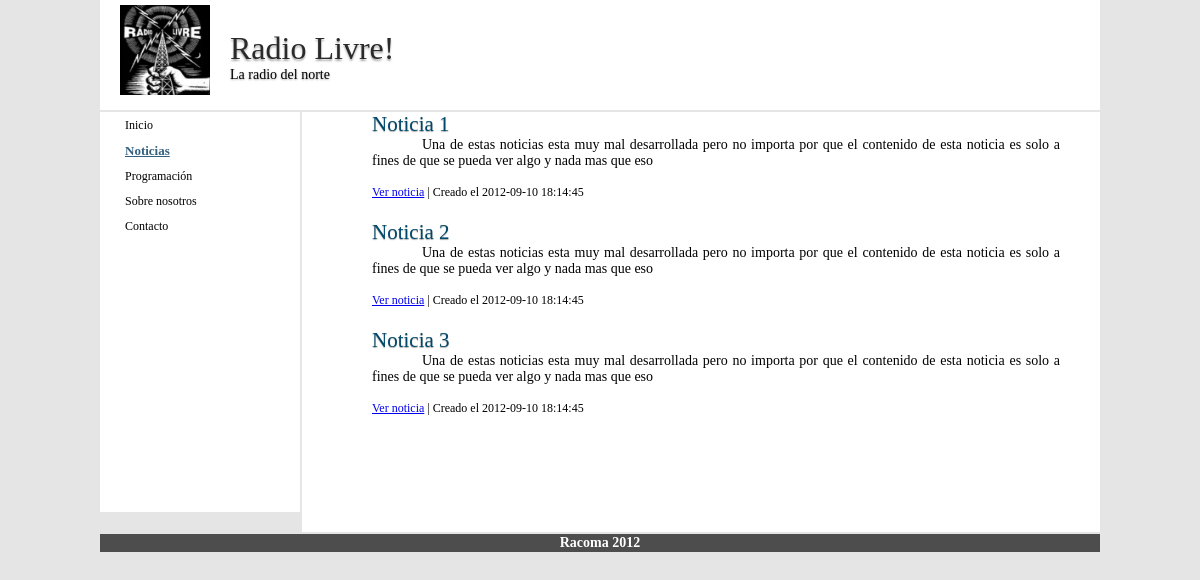
/index.php/news, run on the app's committed database.
### application/controllers/news.php (called while the page is built, shortened)
<?php
class News extends CI_Controller {
    public function __construct()
    {
        $this->load->model('news_model');
        $this->load->helper('url');
        $this->menu = menu_ul('news');
    }
    public function index()
    {
        $this->load->helper('text');
        $this->load->library('pagination');
        $config['base_url'] = site_url().'/news/';
        $config['total_rows'] = $this->news_model->count_news();
        $config['per_page'] = 4;
        $config['uri_segment'] = 2;
        $config['full_tag_open'] = "<span class='pagination'>";
        $config['full_tag_close'] = '</span>';
        $this->pagination->initialize($config);
        $data['title'] = 'Archivo de noticias';
        $data['links'] = $this->pagination->create_links();
        $data['menu'] = menu_ul('news');
        $page = ($this->uri->segment(2)) ? $this->uri->segment(2) : 0;
        $data['news'] = $this->news_model->get_news_limited($config['per_page'],$page);
        $this->load->view('templates/header', $data);
        $this->load->view('news/index', $data);
        $this->load->view('templates/footer');
    }
}

### index.php (called while the page is built, shortened)
<?php
require_once BASEPATH.'core/CodeIgniter.php';

### application/models/news_model.php (called while the page is built, shortened)
<?php
class News_model extends CI_Model {
    public function get_news_limited($limit, $start)
    {
          $this->db->limit($limit, $start);
          $query = $this->db->get('news');
          if ($query->num_rows() > 0) return $query->result_array();
          return false;
    }
}

### application/views/news/index.php (the view)
<?php foreach ($news as $news_item): ?>
    <div class="new">
        <h2 ><?php echo anchor("news/$news_item[id]",$news_item['title'], 'class = page-title') ?></h2>
        <div class="new-text">
            <?php echo word_limiter($news_item['content'], 80) ?>
        </div>
        <br />
        <span>
            <?php echo anchor("news/view/$news_item[id]",'Ver noticia')?>
            | Creado el
            <?php echo $news_item['creation_date'] ?>
        </span>
    </div>
<?php endforeach;
echo $links?>

### application/helpers/navigation_helper.php (shortened to what this page needs)
<?php  if ( ! defined('BASEPATH')) exit('No direct script access allowed');
if ( ! function_exists('menu_ul'))
{
    function menu_ul($sel = 'home')
   {
        $CI =& get_instance();
        $items = $CI->config->item('navigation');
        $menu = '<ul class="main_nav">'."\n";
        foreach($items as $item)
        {
            $current = (in_array($sel, $item)) ? ' class="current"' : '';
            $id = (!empty($item['id'])) ? ' id="'.$item['id'].'"' : '';
            $menu .= '<li'.$current.'>'.anchor($item['link'],$item['title'],$id).'</li>'."\n";
        }
        $menu .= '</ul>'."\n";
        return $menu;
    }
}

### application/views/templates/header.php (shortened to what this page needs)
<!DOCTYPE html PUBLIC "-//W3C//DTD XHTML 1.0 Strict//EN" "http://www.w3.org/TR/xhtml1/DTD/xhtml1-strict.dtd">
<html xmlns="http://www.w3.org/1999/xhtml" xml:lang="en" lang="en">
<head>
    <link rel="stylesheet" href="www/css/estilo_nel.css" type="text/css" media="screen" />
</head>
<body>
<div align="center"><div class="body">
    <div class="header">
        <img src="<?php echo 'www/img/trial-logo.jpeg'?>" class="title_logo" width="90px" height="90px">
        <h1><?php echo 'Radio Livre!'?></h1>
        <h4><?php echo 'La radio del norte'?></h4>
    </div>
    <div class="left_area">
        <?php echo $menu ?>
    </div>
    <div class="main_area">

### application/views/templates/footer.php
    </div>
    <div class="footer">
        <p> <strong>Racoma 2012</strong>
        </p>
    </div>
</div></div>
</body>
</html>

### www/css/estilo_nel.css (style rules this page uses)
body { background-color: #E5E5E5; font-family: Verdana; }
h1, h2, h3 { font-weight: 200; text-shadow: 0 1px 1px #AAA; }
h2, h3, h4 { text-align: left; font-weight: 200; text-shadow: 0 1px 1px #AAA; }
* { margin: 0; padding: 0; }
.body { width: 1000px; }
.header { background-color:#FFF; height: 110px; margin-bottom: 2px; }
.header img { float: left; padding-left: 20px; padding-top: 5px; }
.header h1 { padding: 0px; margin: 0px; padding-top: 30px; margin-left: 130px; text-align: left; color: #2A2A2A; text-shadow: 0 2px 2px #AAA; }
.header h4 { font-size: 14px; margin: 0px; padding: 0px; font-weight: 100; margin-left: 130px; text-align: left; text-shadow: 0 1px 2px #AAA; }
.left_area { width: 200px; background-color: #FFF; display:block; float:left; margin-top: 0px; margin-bottom: 2px; margin-right: 2px; min-height: 400px; }
.left_area ul { list-style-type: none; margin:0; padding:0; }
.left_area li { margin:2px; padding:0; }
.left_area li a { color: #000; font-family: Verdana; font-size:12px; text-decoration:none; text-align:left; display:block; width: 150px; padding:4px 0; -webkit-border-radius: 2px; -moz-border-radius: 2px; border-radius: 2px; }
.left_area li.current a { font-size: 13px; font-weight: 900; color: #346080; text-decoration: underline; top:2px }
.page-title { text-decoration: none; color: #00486A; }
.main_area { background-color: #FFF; margin-top: 0px; margin-bottom: 2px; width: 778px; padding-left: 10px; padding-right: 10px; float: right; min-height: 400px; padding-bottom: 20px; }
.new { margin-bottom: 20px; padding-left: 60px; padding-right: 30px; font-size: 14px; }
.new span { display: block; font-size: 12px; text-align: justify; }
.new-text { text-indent: 50px; text-align: justify; }
.footer { color: #FFF; background-color: #4D4D4D; margin-top: 0px; margin-bottom: 1px; padding: 1px; clear: both; font-size: 14px; font-family: verdana; }

### data on the page
news: id+title "Noticia 1", content "Una de estas noticias esta muy mal desarrollada pero no importa por que el contenido de esta noticia es solo a fines de que se pueda ver algo y nada mas que eso", id "Ver noticia", creation_date "2012-09-10 18:14:45"
news: id+title "Noticia 2", content "Una de estas noticias esta muy mal desarrollada pero no importa por que el contenido de esta noticia es solo a fines de que se pueda ver algo y nada mas que eso", id "Ver noticia", creation_date "2012-09-10 18:14:45"
news: id+title "Noticia 3", content "Una de estas noticias esta muy mal desarrollada pero no importa por que el contenido de esta noticia es solo a fines de que se pueda ver algo y nada mas que eso", id "Ver noticia", creation_date "2012-09-10 18:14:45"

### other printed values
anchor($item['link'],$item['title'],$id) "Inicio"
anchor($item['link'],$item['title'],$id) "Noticias"
anchor($item['link'],$item['title'],$id) "Programación"
anchor($item['link'],$item['title'],$id) "Sobre nosotros"
anchor($item['link'],$item['title'],$id) "Contacto"
